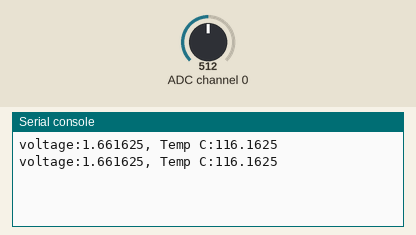
Simulated run of this program. Board: ESP8266 board running MicroPython. Shown: the last lines printed to the serial console. The test bench sets the inputs (shaded band); at power-on: ADC channel 0 = 512 (analog values on the 0–1023 scale).

Above: at 1.2 s.
1.3 s: ADC channel 0 set to 716
At 2.6 s:
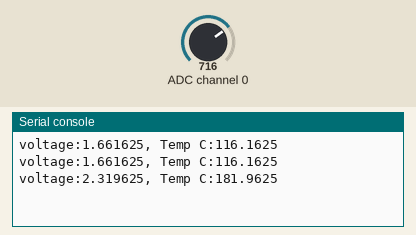
2.8 s: ADC channel 0 set to 900
At 3.7 s:
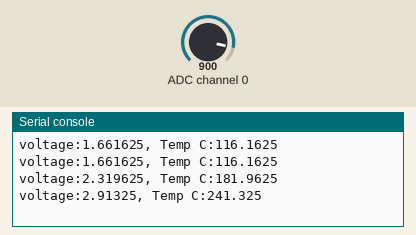
Timing chart, 0 to 5.8 s (numbered marks = the images above; inputs shaded):
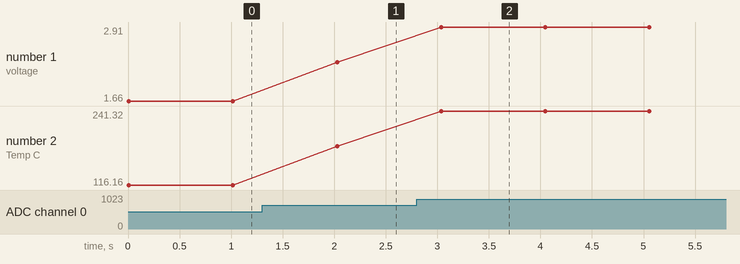

The program:

ads1115_test2.py
```python
from machine import I2C, Pin
from time import sleep_ms
import ads1x15

addr = 74
gain = 1

i2c = I2C(scl=Pin(5), sda=Pin(4), freq=400000)
ads = ads1x15.ADS1115(i2c, addr, gain)

def TempC(voltage):
    degC = ((voltage * 1000) - 500) / 10
    return degC

def main():
    while True:
        voltage = ads.raw_to_v(ads.read(channel1=0)) + 0.01
        print('voltage:{}, Temp C:{}'.format(voltage, TempC(voltage)))
        sleep_ms(1000)

try:
    main()
except:
    print('Bye')
```

Measured:
- after the input at 1.3 s, the serial console: prints a new line after 0.73 s (image 1)
- after the input at 2.8 s, the serial console: prints a new line after 0.24 s (image 2)
- plotted number 1: 1.66 → 2.32 after the input at 1.3 s, 2.32 → 2.91 after the input at 2.8 s
- plotted number 2: 116.16 → 181.96 after the input at 1.3 s, 181.96 → 241.32 after the input at 2.8 s
